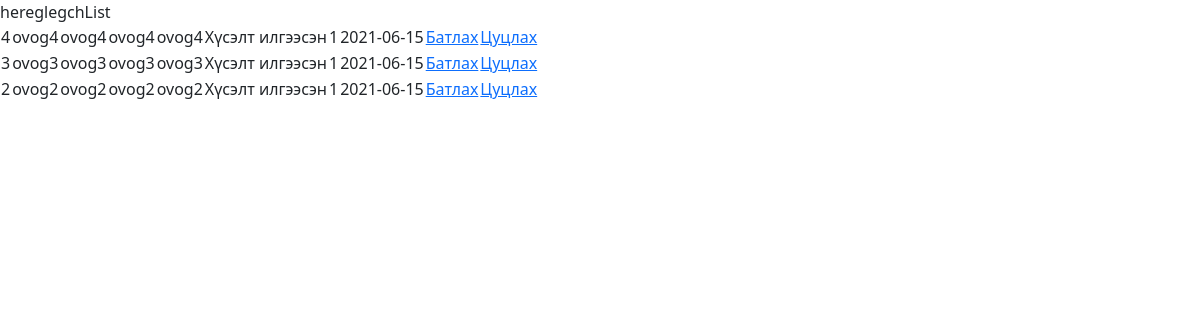
The app's page /reg-list with its own data.
### BMweb/models.py (models this page shows, shortened)
class Hereglegch(models.Model):
    ovog=models.CharField(max_length=30, verbose_name=_("Хэрэглэгчийн овог"))
    ner=models.CharField(max_length=30, verbose_name=_("Хэрэглэгчийн нэр"))
    mail = models.CharField(max_length=30, verbose_name=_("мейл хаяг"))
    role = models.ForeignKey(HereglegchRole, on_delete=CASCADE )
    state = models.ForeignKey(HereglegchState, on_delete=CASCADE )
    company = models.ForeignKey(Company, on_delete=CASCADE )
    password  = models.CharField(max_length=30, verbose_name=_("Хэрэглэгчийн нууц үг"))
    reg_date = models.DateTimeField(default=datetime.now)
    class Meta:
        verbose_name = _("Хэрэглэгч")
        verbose_name_plural = _("Хэрэглэгч")

class HereglegchState(models.Model):
    stateName = models.CharField(max_length=300, verbose_name=_("Хэрэглэгчийн төлөв"))
    class Meta:
        verbose_name = _("Хэрэглэгч төлөв")
        verbose_name_plural = _("Хэрэглэгч төлөв")
    def __str__(self):
        return self.stateName

### BMweb/views.py (the view)
# urls.py: path('reg-list', views.hereglegchList),
def hereglegchList(request):
    h = Hereglegch.objects.filter(state_id = 1).order_by('-reg_date')
    return render(request,'hereglegchList.html',{'HereglegchList': h})

### BMweb/templates/hereglegchList.html (shortened to what this page needs)
<!DOCTYPE html>
<html lang="en">
<head>
    <link href="https://cdn.jsdelivr.net/npm/bootstrap@5.0.0-beta2/dist/css/bootstrap.min.css" rel="stylesheet">
</head>
<body>
    hereglegchList
    <table>
    {% for h in HereglegchList %}
        <tr>
            <td>{{ h.id }}</td>
            <td>{{ h.ovog }}</td>
            <td>{{ h.ovog }}</td>
            <td>{{ h.ovog }}</td>
            <td>{{ h.ovog }}</td>
            <td>{{ h.state }}</td>
            <td>{{ h.state_id }}</td>
            <td>{{ h.reg_date | date:"Y-m-d" }}</td>
            <td><a href="/change-state/{{h.id}}/2">Батлах</a></td>
            <td><a href="/change-state/{{h.id}}/3">Цуцлах</a></td>
        </tr>
    {% endfor %}
    </table>
</body>
</html>

### records on screen
Hereglegch: id "4", ovog "ovog4", state "Хүсэлт илгээсэн", state_id "1", reg_date "2021-06-15"
Hereglegch: id "3", ovog "ovog3", state "Хүсэлт илгээсэн", state_id "1", reg_date "2021-06-15"
Hereglegch: id "2", ovog "ovog2", state "Хүсэлт илгээсэн", state_id "1", reg_date "2021-06-15"
